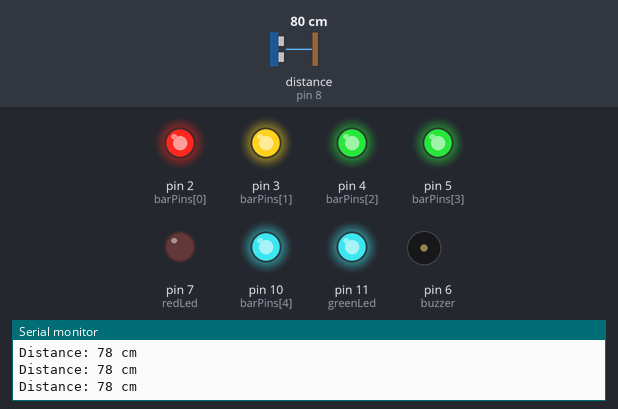
Recording of a sketch running on a simulated Arduino Uno, built with avr-gcc and run on an emulated ATmega328P. Parts: output pins drawn as LEDs (lit = HIGH), buzzer (waves = sounding), the last lines printed to the serial monitor. Wiring (from diagram.json): ultrasonic range finder: trigger pin 9; echo pin 8. The test bench sets the inputs (shaded band); at power-on: distance to the obstacle (sensor on pin 8) 80 cm. The echo pulse lasts 58.3 µs per cm; pins used as bus, display or sensor lines are not drawn.

Above: at 1.2 s.
1.3 s: distance to the obstacle (sensor on pin 8) set to 54 cm
2.8 s: distance to the obstacle (sensor on pin 8) set to 47 cm
At 3.6 s:
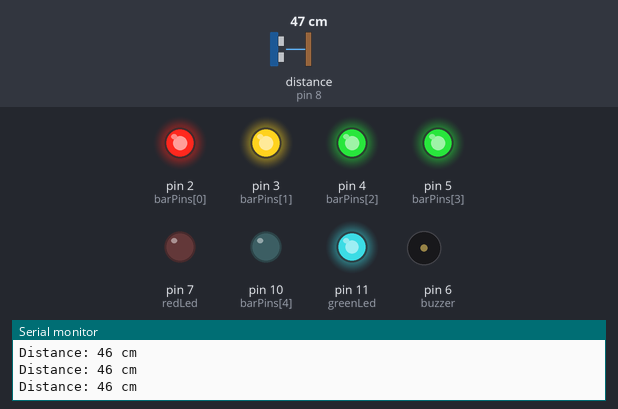
4.3 s: distance to the obstacle (sensor on pin 8) set to 53 cm
At 5.5 s:
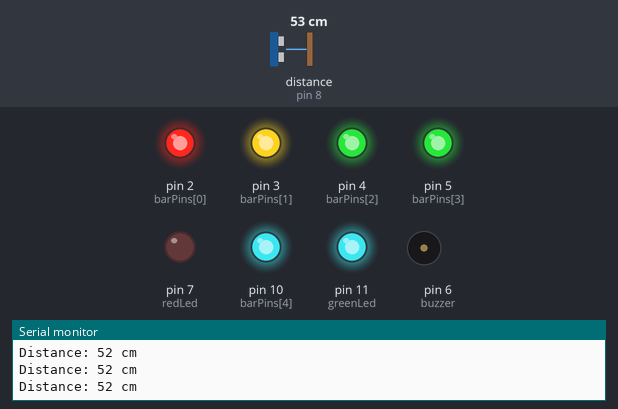
5.8 s: distance to the obstacle (sensor on pin 8) set to 18 cm
At 6.2 s:
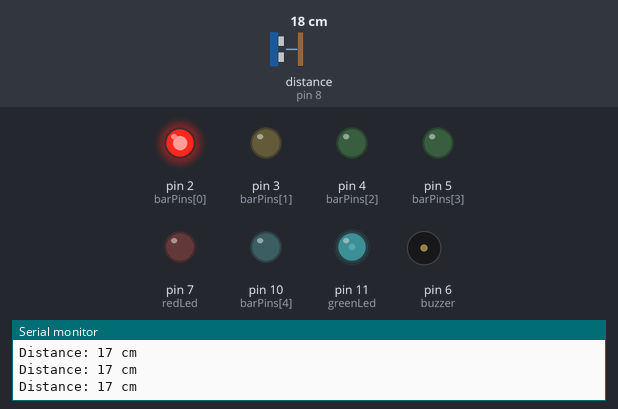
7.3 s: distance to the obstacle (sensor on pin 8) set to 13 cm
At 8.4 s:
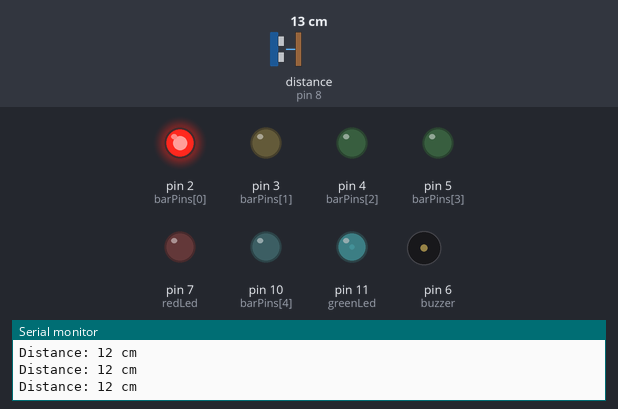
8.8 s: distance to the obstacle (sensor on pin 8) set to 10 cm
At 9.2 s:
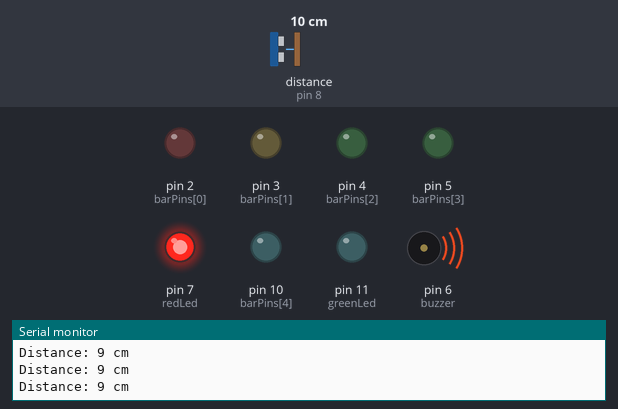
Timing chart, 0 to 11.3 s (numbered marks = the images above; inputs shaded):
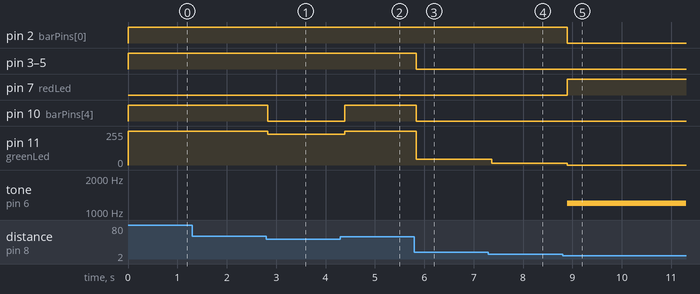

Measured:
- the behaviour switches between 51 and 50 cm on distance to the obstacle (sensor on pin 8) (found by bisection; images 0 and 1)
- the behaviour switches between 12 and 11 cm on distance to the obstacle (sensor on pin 8) (found by bisection; images 4 and 5)
- after the input at 2.8 s, pin 10 (barPins[4]): HIGH → LOW at once; pin 11 (greenLed): 255/255 → 229/255 at once
- after the input at 4.3 s, pin 10 (barPins[4]): LOW → HIGH after 0.08 s; pin 11 (greenLed): 229/255 → 255/255 after 0.08 s
- after the input at 5.8 s, pin 3 (barPins[1]), pin 4 (barPins[2]), pin 5 (barPins[3]), pin 10 (barPins[4]): HIGH → LOW at once; pin 11 (greenLed): 255/255 → 44/255 at once
- after the input at 7.3 s, pin 11 (greenLed): 44/255 → 12/255 after 0.07 s
- after the input at 8.8 s, pin 2 (barPins[0]): HIGH → LOW after 0.09 s; pin 7 (redLed): LOW → HIGH after 0.09 s; pin 11 (greenLed): 12/255 → 0/255 after 0.09 s; tone on pin 6 (buzzer): silent → 1200 Hz after 0.09 s

The sketch:

sketch.ino
```cpp
// حساس المسافة
const int trigPin = 9;
const int echoPin = 8;

// الليدات الأساسية والبازر
const int greenLed = 11; // ليد أخضر تدريجي (PWM)
const int redLed = 7; // ليد أحمر عند 10 سم أو أقل
const int buzzer = 6; // بازر عند 5 سم أو أقل

// ليدات الـ Bar Graph (5 ليدات من الأبعد للأقرب)
const int barPins[] = {2, 3, 4, 5, 10};
const int barCount = 5;

void setup() {
pinMode(trigPin, OUTPUT);
pinMode(echoPin, INPUT);

pinMode(greenLed, OUTPUT);
pinMode(redLed, OUTPUT);
pinMode(buzzer, OUTPUT);

for (int i = 0; i < barCount; i++) {
pinMode(barPins[i], OUTPUT);
}

Serial.begin(9600);
}

void setBarGraph(int activeLeds) {
// activeLeds من 0 إلى 5: ينور أول activeLeds ويطفي الباقي
for (int i = 0; i < barCount; i++) {
if (i < activeLeds) {
digitalWrite(barPins[i], HIGH);
} else {
digitalWrite(barPins[i], LOW);
}
}
}

void loop() {
// 1. قياس المسافة
digitalWrite(trigPin, LOW);
delayMicroseconds(2);
digitalWrite(trigPin, HIGH);
delayMicroseconds(10);
digitalWrite(trigPin, LOW);

long duration = pulseIn(echoPin, HIGH);
int distance = duration * 0.034 / 2;

Serial.print("Distance: ");
Serial.print(distance);
Serial.println(" cm");

if (distance <= 0) {
delay(50);
return;
}

// 2. التحكم في الـ Bar Graph والليدات والبازر
if (distance >= 50) {
// بعيد: Bar Graph كامل (5 ليدات) + الأخضر بأقصى إضاءة
setBarGraph(5);
analogWrite(greenLed, 255);
digitalWrite(redLed, LOW);
noTone(buzzer);
}
else if (distance > 10 && distance < 70) {
// بين 50 و 10 سم: عدد ليدات الـ Bar Graph يقل تدريجياً + الأخضر يخفت
int ledsToLight = map(distance, 10, 50, 1, 5);
ledsToLight = constrain(ledsToLight, 1, 5);
setBarGraph(ledsToLight);

int brightness = map(distance, 10, 50, 0, 255);
brightness = constrain(brightness, 0, 255);
analogWrite(greenLed, brightness);

digitalWrite(redLed, LOW);
noTone(buzzer);
}
else if (distance > 10 && distance <= 30) {
// عند 10 سم: يطفي Bar Graph والأخضر وينور الأحمر الرئيسي
setBarGraph(0);
analogWrite(greenLed, 0);
digitalWrite(redLed, HIGH);
noTone(buzzer);
}
else {
// عند 5 سم أو أقل: الأحمر الرئيسي + تشغيل البازر
setBarGraph(0);
analogWrite(greenLed, 0);
digitalWrite(redLed, HIGH);
tone(buzzer, 1200);
}

delay(100);
}
```
